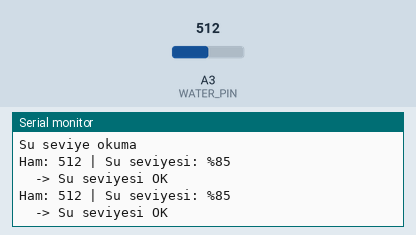
A sketch run on a simulated Arduino Uno, built with avr-gcc and run on an emulated ATmega328P. Shown: the last lines printed to the serial monitor. The test bench sets the inputs (shaded band); at power-on: A3 (WATER_PIN) = 512.

Above: at 2.8 s.
2.9 s: A3 (WATER_PIN) set to 192
At 5.2 s:
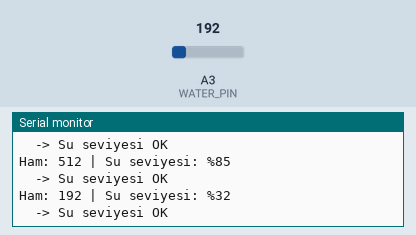
5.6 s: A3 (WATER_PIN) set to 162
At 7.1 s:
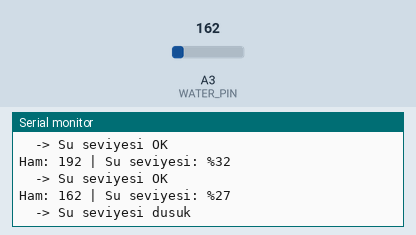
9.5 s: A3 (WATER_PIN) set to 65
At 11.3 s:
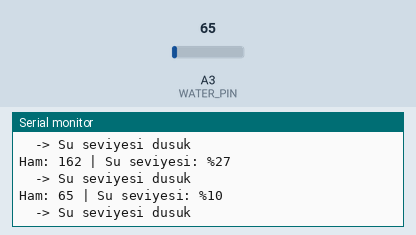
12.2 s: A3 (WATER_PIN) set to 54
At 14.4 s:
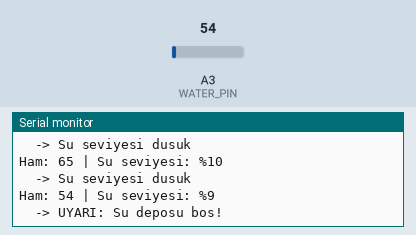
Timing chart, 0 to 15.9 s (numbered marks = the images above; inputs shaded):
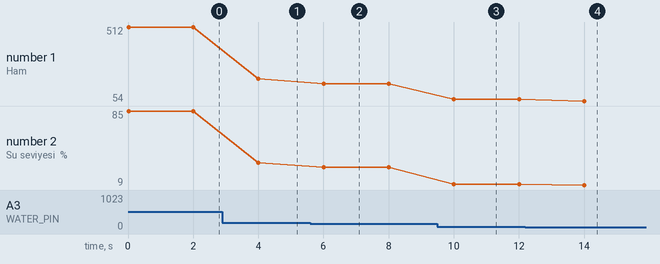

The sketch:

12-su-seviye.ino
```cpp
// Ref: docs/malzemeler.md#su-seviye
// Faz 2 — Modül 12: Su Seviye Sensörü
// Baglanti: VCC→5V, GND→GND, AO→A3

const int WATER_PIN = A3;

void setup() {
  Serial.begin(9600);
  Serial.println("Su seviye okuma");
}

void loop() {
  int raw = analogRead(WATER_PIN);
  int percent = map(constrain(raw, 0, 600), 0, 600, 0, 100);

  Serial.print("Ham: ");
  Serial.print(raw);
  Serial.print(" | Su seviyesi: %");
  Serial.println(percent);

  if (percent < 10) Serial.println("  -> UYARI: Su deposu bos!");
  else if (percent < 30) Serial.println("  -> Su seviyesi dusuk");
  else Serial.println("  -> Su seviyesi OK");

  delay(2000);
}
```

Measured:
- the behaviour switches between 180 and 179 on A3 (WATER_PIN) (found by bisection; images 1 and 2)
- the behaviour switches between 60 and 59 on A3 (WATER_PIN) (found by bisection; images 3 and 4)
- after the input at 2.9 s, the serial monitor: prints a new line after 1.1 s (image 1)
- after the input at 5.6 s, the serial monitor: prints a new line after 0.40 s (image 2)
- after the input at 9.5 s, the serial monitor: prints a new line after 0.51 s (image 3)
- after the input at 12.2 s, the serial monitor: prints a new line after 1.8 s (image 4)
- plotted number 1: 512 → 192 after the input at 2.9 s, 192 → 162 after the input at 5.6 s, 162 → 65 after the input at 9.5 s, 65 → 54 after the input at 12.2 s
- plotted number 2: 85 → 32 after the input at 2.9 s, 32 → 27 after the input at 5.6 s, 27 → 10 after the input at 9.5 s, 10 → 9 after the input at 12.2 s
